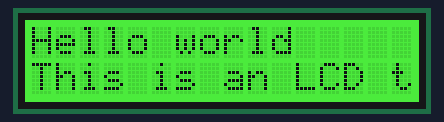
The program below on a simulated Raspberry Pi (BCM pin numbers) with a GrovePi. Shown: 16×2 character LCD. At 3.2 s the program stops and its outputs stay as they are.

Above: at 0.51 s.
At 1.74 s:
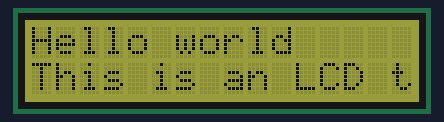
At 2.35 s:
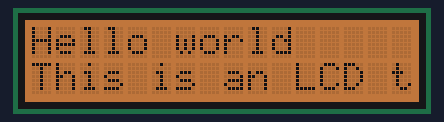
At 3.3 s:
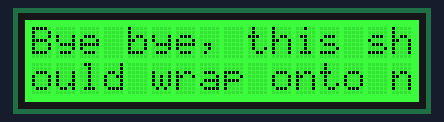

The program:

grove_rgb_lcd.py
```python
# GrovePi + Grove - LCD RGB Backlight
# http://www.seeedstudio.com/wiki/Grove_-_LCD_RGB_Backlight
#
# Just supports setting the backlight colour, and
# putting a single string of text onto the display
# Doesn't support anything clever, cursors or anything


import time,sys
import RPi.GPIO as GPIO
import smbus

# this device has two I2C addresses
DISPLAY_RGB_ADDR = 0x62
DISPLAY_TEXT_ADDR = 0x3e

# use the bus that matches your raspi version
rev = GPIO.RPI_REVISION
if rev == 2 or rev == 3:
    bus = smbus.SMBus(1)
else:
    bus = smbus.SMBus(0)

# set backlight to (R,G,B) (values from 0..255 for each)
def setRGB(r,g,b):
    bus.write_byte_data(DISPLAY_RGB_ADDR,0,0)
    bus.write_byte_data(DISPLAY_RGB_ADDR,1,0)
    bus.write_byte_data(DISPLAY_RGB_ADDR,0x08,0xaa)
    bus.write_byte_data(DISPLAY_RGB_ADDR,4,r)
    bus.write_byte_data(DISPLAY_RGB_ADDR,3,g)
    bus.write_byte_data(DISPLAY_RGB_ADDR,2,b)

# send command to display (no need for external use)
def textCommand(cmd):
    bus.write_byte_data(DISPLAY_TEXT_ADDR,0x80,cmd)

# set display text \n for second line(or auto wrap)
def setText(text):
    textCommand(0x01) # clear display
    time.sleep(.05)
    textCommand(0x08 | 0x04) # display on, no cursor
    textCommand(0x28) # 2 lines
    time.sleep(.05)
    count = 0
    row = 0
    for c in text:
        if c == '\n' or count == 16:
            count = 0
            row += 1
            if row == 2:
                break
            textCommand(0xc0)
            if c == '\n':
                continue
        count += 1
        bus.write_byte_data(DISPLAY_TEXT_ADDR,0x40,ord(c))


# example code
if __name__=="__main__":
    setText("Hello world\nThis is an LCD test")
    setRGB(0,128,64)
    for c in range(0,255):
        setRGB(c,255-c,0)
        time.sleep(0.01)
    setRGB(0,255,0)
    setText("Bye bye, this should wrap onto next line")
```
